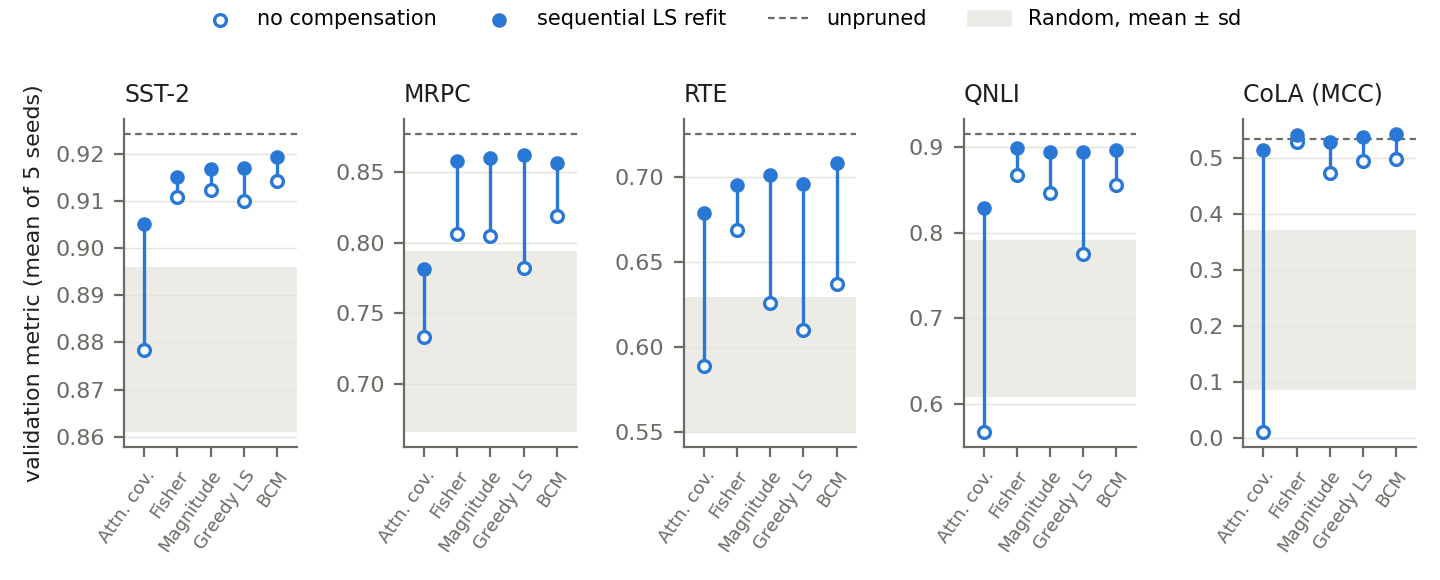

Source code (Python):
"""Figure: selection vs compensation (V14). One panel per task; for each selector, the mean validation metric over
5 seeds without compensation (open circle) and with sequential LS refit (filled), joined by a line. Dashed line:
unpruned; shaded band: Random mean +- 1 sd (100 masks, no compensation).

    python paper/figs/fig_v14.py results/v14_bcm/9c4b999 paper/figs/fig_v14     (needs matplotlib)
Colors: reference categorical slot 1 (#2a78d6) for the data; text in ink tokens. Open vs filled markers carry the
compensation identity (no second hue needed).
"""
import glob
import json
import os
import statistics as st
import sys

import matplotlib

matplotlib.use("Agg")
import matplotlib.pyplot as plt  # noqa: E402

BLUE, INK, MUTED, BAND = "#2a78d6", "#1f1f1e", "#6b6a63", "#ecebe6"
TASKS = [("sst2", "SST-2", "accuracy"), ("mrpc", "MRPC", "accuracy"), ("rte", "RTE", "accuracy"),
         ("qnli", "QNLI", "accuracy"), ("cola", "CoLA", "mcc")]
SEL = [("qfc_attn", "Attn. cov."), ("fisher", "Fisher"), ("magnitude", "Magnitude"), ("greedy_ls", "Greedy LS"),
       ("bcm", "BCM")]


def main():
    root, out = sys.argv[1], sys.argv[2]
    plt.rcParams.update({"font.size": 8, "axes.edgecolor": MUTED, "axes.labelcolor": INK, "xtick.color": MUTED,
                         "ytick.color": MUTED, "axes.spines.top": False, "axes.spines.right": False})
    fig, axes = plt.subplots(1, 5, figsize=(7.2, 2.9))
    for ax, (task, name, metric) in zip(axes, TASKS):
        runs = [json.load(open(f)) for f in sorted(glob.glob(os.path.join(root, f"v14_{task}_seed*.json")))]
        mean = lambda arm: st.mean(r["arms"][arm][metric] for r in runs)  # noqa: E731
        unpruned = st.mean(r["unpruned"][metric] for r in runs)
        rnd = [m[metric] for m in json.load(open(os.path.join(root, f"v14_{task}_random.json")))["per_mask"]]
        ax.axhspan(st.mean(rnd) - st.pstdev(rnd), st.mean(rnd) + st.pstdev(rnd), color=BAND, lw=0, zorder=0)
        ax.axhline(unpruned, color=MUTED, lw=0.8, ls=(0, (3, 2)), zorder=1)
        for x, (sel, _) in enumerate(SEL):
            lo, hi = mean(f"{sel}|none"), mean(f"{sel}|ls_seq")
            ax.plot([x, x], [lo, hi], color=BLUE, lw=1.2, zorder=2)
            ax.scatter([x], [lo], s=18, facecolors="white", edgecolors=BLUE, linewidths=1.2, zorder=3,
                       label="no compensation" if x == 0 else None)
            ax.scatter([x], [hi], s=18, color=BLUE, zorder=3, label="sequential LS refit" if x == 0 else None)
        ax.set_xticks(range(len(SEL)), [s[1] for s in SEL], fontsize=6.5, rotation=55, ha="right",
                      rotation_mode="anchor")
        ax.set_xlim(-0.6, len(SEL) - 0.4)
        ax.set_title(name + (" (MCC)" if metric == "mcc" else ""), fontsize=8.5, color=INK, loc="left")
        ax.grid(True, axis="y", color="#e4e3dc", lw=0.5, zorder=0)
    axes[0].set_ylabel("validation metric (mean of 5 seeds)")
    h, l = axes[0].get_legend_handles_labels()
    h.append(plt.Line2D([], [], color=MUTED, lw=0.8, ls=(0, (3, 2))))
    l.append("unpruned")
    h.append(plt.Rectangle((0, 0), 1, 1, color=BAND))
    l.append("Random, mean $\\pm$ sd")
    fig.legend(h, l, loc="upper center", ncol=4, frameon=False, fontsize=7.5, bbox_to_anchor=(0.5, 1.02))
    fig.tight_layout(rect=(0, 0, 1, 0.9))
    fig.savefig(out + ".pdf")
    fig.savefig(out + ".png", dpi=200)
    print("wrote", out + ".pdf/.png")


if __name__ == "__main__":
    main()
